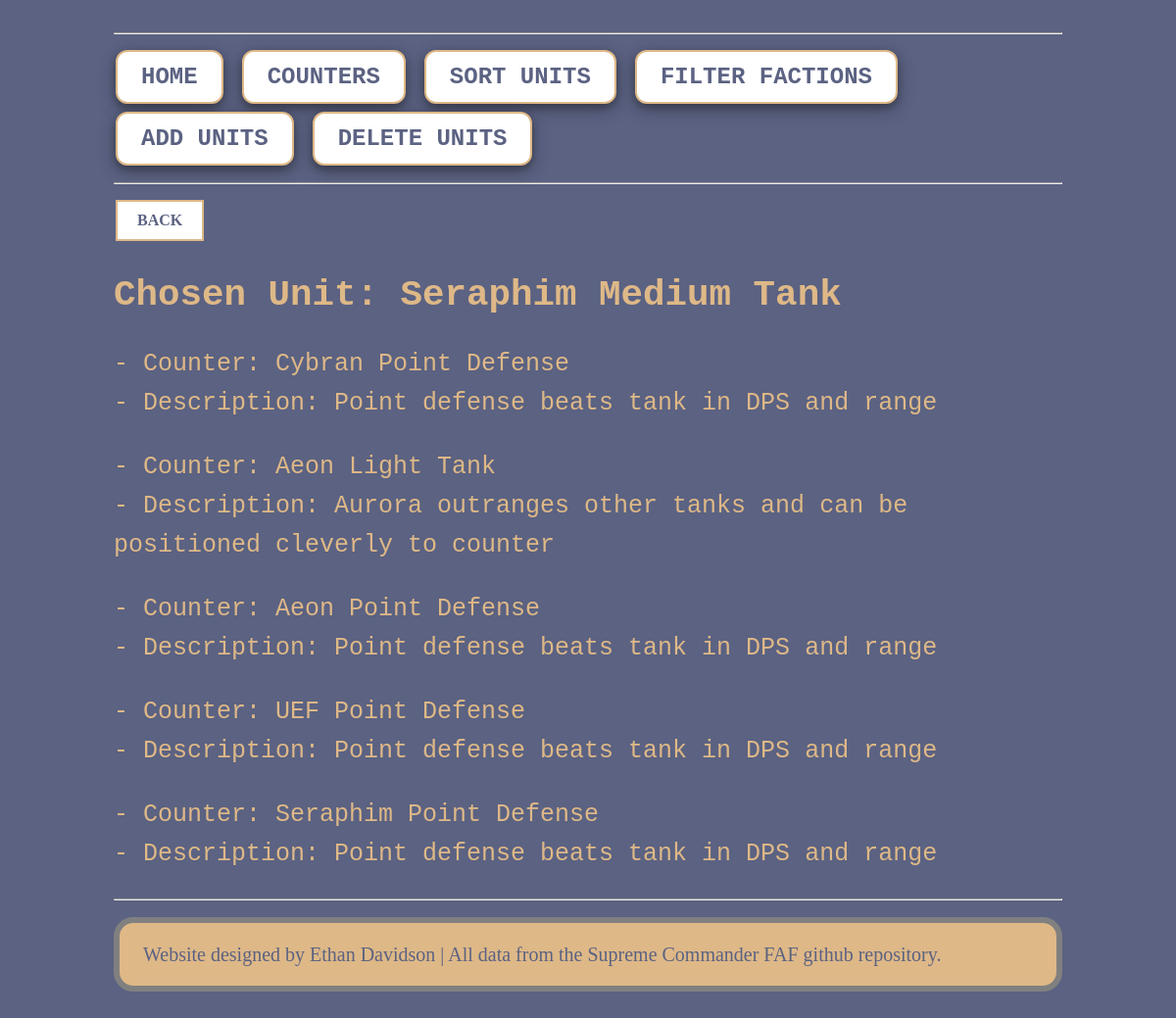
/counters/1, run on the app's committed database.
### tables this page shows
CREATE TABLE Units_T1_Land (ID INTEGER PRIMARY KEY AUTOINCREMENT, Name TEXT, Health INT, DPS INT, Mass_Cost INT, Energy_Cost INT, "Range" INT, Speed INT, Faction_ID INT REFERENCES Faction (ID));

CREATE TABLE Matchup (ID INTEGER PRIMARY KEY AUTOINCREMENT, Unit_for_ID INT REFERENCES Units_T1_Land (ID), Unit_against_ID INT REFERENCES Units_T1_Land (ID), Description TEXT);

### sc_web.py (the view)
@app.route('/counters/<int:id>')
def unit_counter(id):
	with sqlite3.connect(TARGET_DATABASE_FILE) as connection:
		cursor = connection.cursor()
		query = """
		SELECT This_info.Name as This_name, Counters.Name as Counter_name, Matchup.Description FROM Matchup
		JOIN Units_T1_Land as Counters  ON Matchup.Unit_against_ID=Counters.ID
		JOIN Units_T1_Land as This_info ON Matchup.Unit_for_ID=This_info.ID WHERE Matchup.Unit_for_ID = ?
		"""
		cursor.execute(query, (id,))
		results = cursor.fetchall()
		return render_template('counter.html', data=results)

### templates/counter.html
{% extends "layout.html" %}
{% block content %}
		<a href="/counters">
		    <button class="back_button button3" type="button">BACK</button>
		</a>
	<h2> Chosen Unit: {{ data[0][0] }}</h2>
    {% for item in data %}
        <p>- Counter: {{ item[1] }} <br> - Description: {{item[2]}}</p>
    {% endfor %}
{% endblock %}

### static/style.css (style rules this page uses)
html, body { font-family: "Lucida Console", monospace; margin: 0rem 3rem; }
a { color: inherit; text-decoration: inherit; }
.back_button { font-family: Lucida Console; border: none; font-weight: bold; color: white; padding: 10px 20px; text-align: center; text-decoration: none; display: inline-block; font-size: 16px; margin: 4px 2px; transition-duration: 0.4s; cursor: pointer; }
.button3 { background-color: white; color: #5b6282; border: 2px solid burlywood; }
body { color: burlywood; font-size: 25px; line-height: 40px; text-align: left; background-color: #5b6282; padding: 20px; }

### data on the page
Units_T1_Land: Name "Seraphim Medium Tank"
Matchup: Name "Cybran Point Defense", Description "Point defense beats tank in DPS and range"
Matchup: Name "Aeon Light Tank", Description "Aurora outranges other tanks and can be positioned cleverly to counter"
Matchup: Name "Aeon Point Defense", Description "Point defense beats tank in DPS and range"
Matchup: Name "UEF Point Defense", Description "Point defense beats tank in DPS and range"
Matchup: Name "Seraphim Point Defense", Description "Point defense beats tank in DPS and range"
